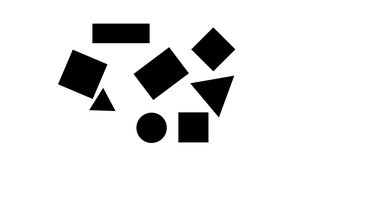
%> input picture Image_Datasets/1.png, 367 x 206 px, shrunk from 1366 x 768 before the run; its folder holds only this picture in this run
$ octave RBC_Main.m   (GNU Octave 9; MATLAB toolbox functions it lacks are replaced by stand-ins)
%> lines starting %> are read from the running program, lines starting %| are printed output that depends on the picture; in (x1, y1, x2, y2) boxes, pixels count from 0 and x2, y2 are one past the last pixel; in counts of white or black regions, pixels touching at a corner belong together; the program's own positions count from 1
### Target1_Preprocessing.m
%% ========================================================================
%  TARGET 1: Reading Images and Pre-Processing to a Workable Level
%  ========================================================================
%  Recognition by Components (RBC) Framework
%  ------------------------------------------
%  This script reads all images from 'Image_Datasets' and produces a clean
%  binary segmentation: WHITE shapes on a BLACK background.
%
%  Two segmentation strategies are used depending on the image type:
%
%    VIRTUAL images  (1, 2, 9):  Black shapes on white background
%       -> Grayscale -> Otsu threshold -> Invert -> Morphological clean
%
%    PHYSICAL images (3-8):  Coloured wooden blocks on grey/white surface
%       -> Convert to HSV -> Threshold on Saturation channel (coloured
%          objects have high saturation, grey background has low) ->
%          Morphological clean -> Fill holes
%
%  Output: For each image, a side-by-side figure showing:
%            Original Image  |  Segmented Binary (white on black)
%
%  Author : [Your Name]
%  Date   : 2025
%  Module : Cognitive Computing / Computer Vision
%  ========================================================================

clear; clc; close all;

%% ---- 1.1  Configuration ------------------------------------------------
datasetPath = 'Image_Datasets';
outputPath  = 'preprocessed_output';
validExt    = {'.jpg','.jpeg','.png','.bmp','.tif','.tiff'};

if ~exist(outputPath, 'dir')
    mkdir(outputPath);
end

%% ---- 1.2  Build Image File List -----------------------------------------
fileList   = dir(datasetPath);
imageFiles = {};
imageNames = {};
for i = 1:length(fileList)
    [~, name, ext] = fileparts(fileList(i).name);
    if any(strcmpi(ext, validExt))
        imageFiles{end+1} = fullfile(datasetPath, fileList(i).name);
        imageNames{end+1} = name;
    end
end
fprintf('Found %d images in "%s"\n\n', length(imageFiles), datasetPath);

%% ---- 1.3  Define which images are virtual vs physical -------------------
%  Virtual images (black shapes on white): need inversion
%  Physical images (coloured objects on grey): need colour segmentation
%
%  You can adjust these lists if your dataset differs.
virtualImages  = {'1', '2', '9'};       % synthetic / computer-generated
physicalImages = {'3', '4', '5', '6', '7', '8'};  % photographs of objects

%% ---- 1.4  Pre-Processing Loop ------------------------------------------
for idx = 1:length(imageFiles)

    originalImg = imread(imageFiles{idx});
%> originalImg is the input picture: size 206x367x3 uint8; min 0, max 255, mean 228.8
    imgName     = imageNames{idx};
    fprintf('Processing image %d/%d : %s\n', idx, length(imageFiles), imgName);

    % Handle RGBA (drop alpha channel)
    if size(originalImg, 3) == 4
        originalImg = originalImg(:,:,1:3);
    end

    % ------------------------------------------------------------------
    %  Determine image type and apply appropriate segmentation
    % ------------------------------------------------------------------
    if ismember(imgName, virtualImages)
        % ==============================================================
        %  VIRTUAL IMAGE: Black shapes on white background
        %  Strategy: Grayscale -> Threshold -> Invert -> Clean
        % ==============================================================

        % Convert to grayscale
        if size(originalImg, 3) == 3
            grayImg = rgb2gray(originalImg);
        else
            grayImg = originalImg;
        end

        % Gaussian smoothing to reduce noise
        grayImg = imgaussfilt(grayImg, 1.5);
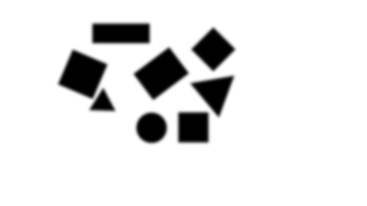
%> grayImg: size 206x367 uint8; min 0, max 255, mean 228.8; mean of the top-left, top-right, bottom-left and bottom-right quarters 199.6, 231.5, 241.1, 243

        % Otsu binarisation
        level   = graythresh(grayImg);
%> level = 0.537
        bwImg   = imbinarize(grayImg, level);
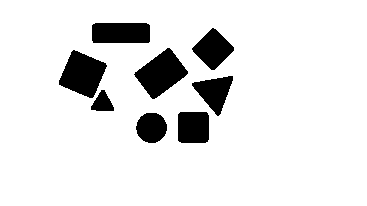
%> bwImg: size 206x367 logical; 89.6% white; 8 black regions, largest, box (x1, y1, x2, y2) and area: (134, 48, 188, 99) 1472, (59, 50, 107, 98) 1434, (92, 23, 150, 43) 1149

        % Invert: shapes were black (0), we want white (1) on black (0)
        bwImg = ~bwImg;

        % Morphological clean-up
        se    = strel('disk', 3);
        bwImg = imclose(bwImg, se);          % bridge small gaps
%> bwImg: size 206x367 logical; 10.5% white; 7 white regions, largest, box (x1, y1, x2, y2) and area: (59, 50, 114, 111) 1779, (134, 48, 188, 99) 1472, (92, 23, 150, 43) 1149
%> (the rest of the program and of its run is left out)
